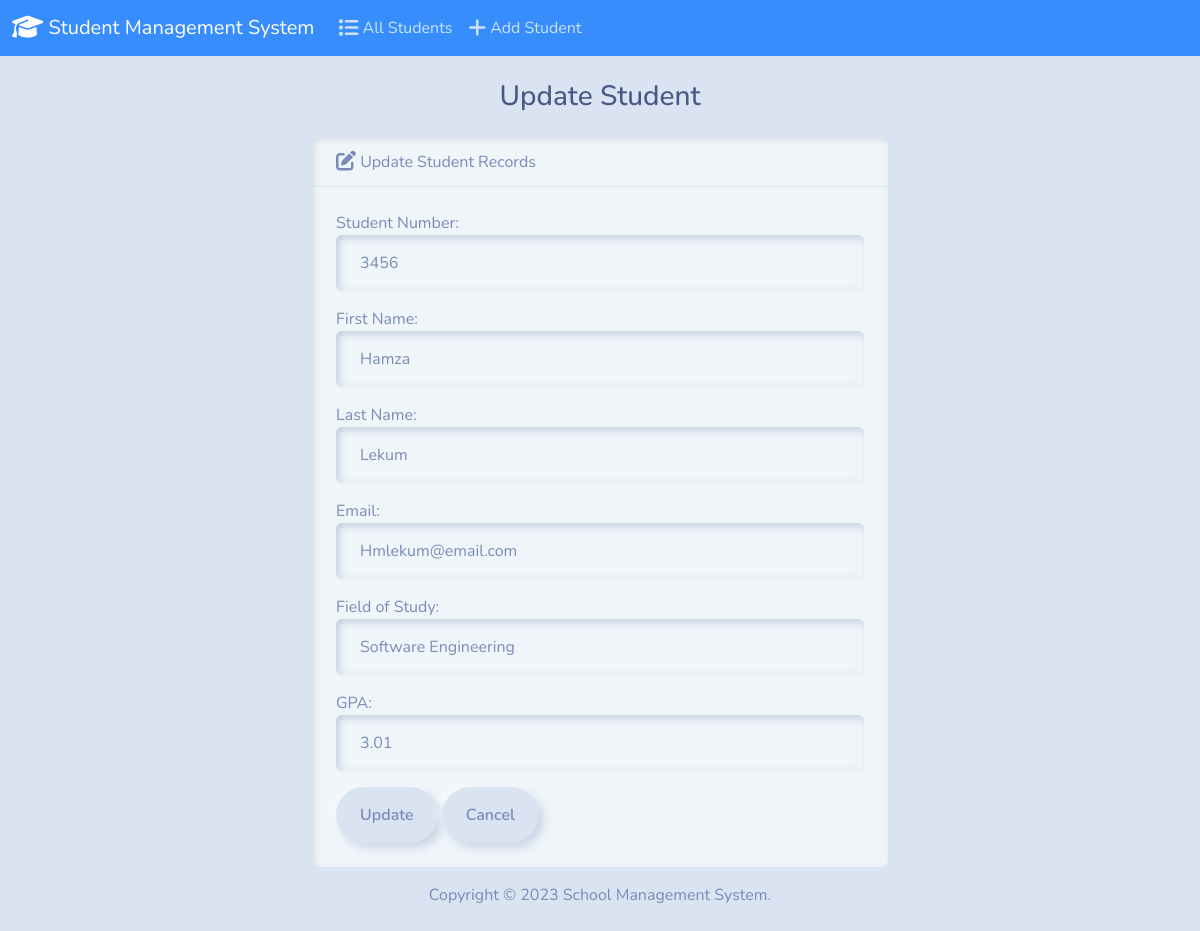
The page /edit/5/ on the database its author committed.
### students/models.py (models this page shows, shortened)
class Student(models.Model):
    student_number = models.PositiveIntegerField()
    first_name = models.CharField(max_length= 50)
    last_name = models.CharField(max_length=50)
    email = models.EmailField(max_length=100)
    field_of_study = models.CharField(max_length=50)
    gpa = models.FloatField()

### students/views.py (the view)
# urls.py: path('edit/<int:id>/', views.edit, name='edit'),
def edit(request, id):
  if request.method == 'POST':
    student = Student.objects.get(pk=id)
    form = StudentForm(request.POST, instance=student)
    if form.is_valid():
      form.save()
      return render(request, 'students/edit.html', {
        'form': form,
        'success': True
      })
  else:
    student = Student.objects.get(pk=id)
    form = StudentForm(instance=student)
  return render(request, 'students/edit.html', {
    'form': form
  })

### students/forms.py
class StudentForm(forms.ModelForm):
    class Meta:
        model = Student
        fields = ['student_number', 'first_name', 'last_name', 'email', 'field_of_study', 'gpa']
        labels = {
            'student_number': 'Student Number',
            'first_name': 'First Name',
            'last_name': 'Last Name',
            'email': 'Email',
            'field_of_study': 'Field of Study',
            'gpa': 'GPA'
        }
        widgets={
            'student_number': forms.NumberInput(attrs={'class': 'form-control'}),
            'first_name': forms.TextInput(attrs={'class': 'form-control'}),
            'last_name': forms.TextInput(attrs={'class': 'form-control'}),
            'email': forms.EmailInput(attrs={'class': 'form-control'}),
            'field_of_study': forms.TextInput(attrs={'class': 'form-control'}),
            'gpa': forms.NumberInput(attrs={'class': 'form-control'}),
        }

### students/templates/students/edit.html (shortened to what this page needs)
{% extends "students/base.html" %}
{% block body %}
  <h3 class="text-center m-4">Update Student</h3>
  {% if success %}
    <div class="alert alert-success" role="alert">
      The student updated successfully.
      <a href="{% url 'index' %}" class="alert-link">Go to Home Page.</a>
    </div>
  {% else %}
    <div class="row justify-content-center">
      <div class="col-6">
        <div class="card bg-light mb-3">
          <div class="card-header">
            <i class="fa-solid fa-pen-to-square fa-lg"></i> Update Student Records
          </div>
          <div class="card-body">
            <form action="" method="POST">
              {{ form.as_p }}
              <button type="submit" class="btn btn-primary">Update</button>
              <a href="{% url 'index' %}" class="btn btn-secondary">Cancel</a>
            </form>
          </div>
        </div>
      </div>
    </div>
  {% endif %}
{% endblock %}

### students/static/css/main.css (style rules this page uses)
body { background: (200, 255, 224) }

### rows shown on the page
Student: student_number "3456", first_name "Hamza", last_name "Lekum", email "Hmlekum@email.com", field_of_study "Software Engineering", gpa "3.01"
